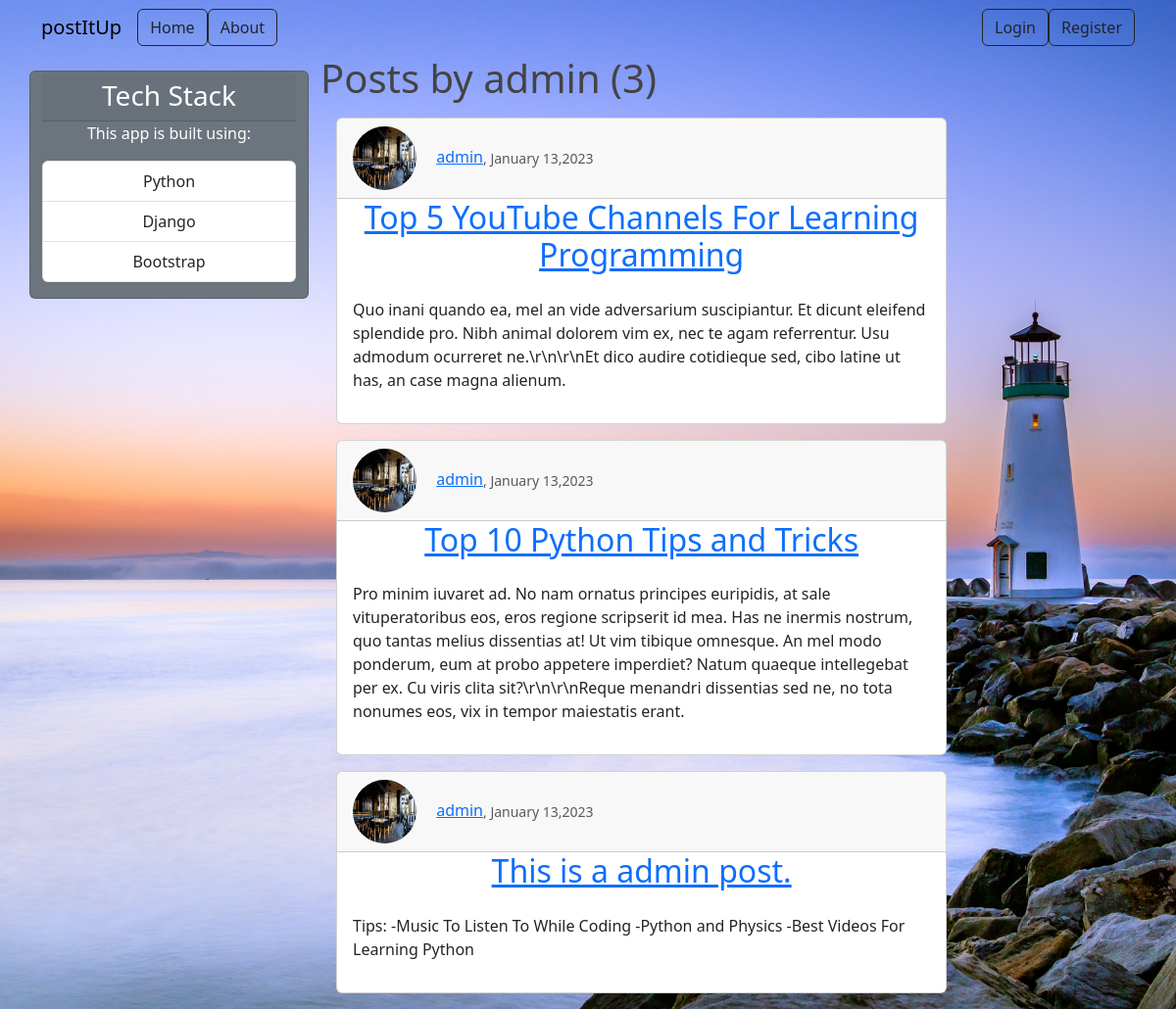
Screenshot of /user/admin with the database file from the repository.
### blog/models.py (models this page shows, shortened)
class Post(models.Model):
    title=models.CharField(max_length=100)
    content=models.TextField()
    date_posted=models.DateTimeField(default=timezone.now)
    author=models.ForeignKey(User,on_delete=models.CASCADE)

### users/models.py (models this page shows, shortened)
class Profile(models.Model):
    user=models.OneToOneField(User,on_delete=models.CASCADE)
    image=models.ImageField(default='default.jpg',upload_to='profile_pics')
    about=models.CharField(max_length=100,default='',blank=True)

### blog/views.py (the view)
# urls.py: path('user/<str:username>',UserPostListView.as_view(),name='user-posts'),
class UserPostListView(ListView):
    model=Post
    template_name='blog/user_posts.html'
    context_object_name='posts'
    paginate_by=3
    def get_queryset(self):
        user=get_object_or_404(User,username=self.kwargs.get('username'))
        return Post.objects.filter(author=user).order_by('-date_posted')

### blog/templates/blog/user_posts.html (shortened to what this page needs)
{%extends 'blog/base.html'%} {%block content%}
<h1 class="mb-3">
  Posts by {{view.kwargs.username}} ({{page_obj.paginator.count}})
</h1>
{% for post in posts%}
<article class="card w-75 m-3">
  <div class="">
    <div class="card-header d-flex just-content-center align-items-center">
      <div>
        <img
          class="rounded-circle article-img"
          src="{{post.author.profile.image.url}}"
        />
        <a class="mr-2" href="{%url 'user-posts' post.author.username%}"
          >{{ post.author }}</a
        >
      </div>
      <small class="text-muted align-self-center"
        >, {{ post.date_posted|date:"F d,Y" }}</small
      >
    </div>
    <h2 class="text-center">
      <a class="" href="{%url 'post-detail' post.id%}">{{ post.title }}</a>
    </h2>
    <p class="p-3">{{ post.content }}</p>
  </div>
</article>
{%endfor%}
{%endblock%}

### blog/static/blog/main.css (style rules this page uses)
body { background: #fafafa; color: #333333; background-image: url("../../../media/background-img.jpg"); background-size: cover; }
h1, h2, h3, h4, h5, h6 { color: #444444; }
.article-img { height: 65px; width: 65px; margin-right: 16px; }

### rows the page displays
Post: author.profile.image (picture), author "admin", date_posted "January 13,2023", title "Top 5 YouTube Channels For Learning Programming", content "Quo inani quando ea, mel an vide adversarium suscipiantur. Et dicunt eleifend splendide pro. Nibh animal dolorem vim ex, nec te agam referrentur. Usu admodum ocurreret ne.\\r\\n\\r\\nEt dico audire cotidieque sed, cibo latine ut has, an case magna alienum."
Post: author.profile.image (picture), author "admin", date_posted "January 13,2023", title "Top 10 Python Tips and Tricks", content "Pro minim iuvaret ad. No nam ornatus principes euripidis, at sale vituperatoribus eos, eros regione scripserit id mea. Has ne inermis nostrum, quo tantas melius dissentias at! Ut vim tibique omnesque. An mel modo ponderum, eum at probo appetere imperdiet? Natum quaeque intellegebat per ex. Cu viris clita sit?\\r\\n\\r\\nReque menandri dissentias sed ne, no tota nonumes eos, vix in tempor maiestatis erant."
Post: author.profile.image (picture), author "admin", date_posted "January 13,2023", title "This is a admin post.", content "Tips: -Music To Listen To While Coding -Python and Physics -Best Videos For Learning Python"

### other values shown
{{ view.kwargs.username }} "admin"
{{ page_obj.paginator.count }} "3"
